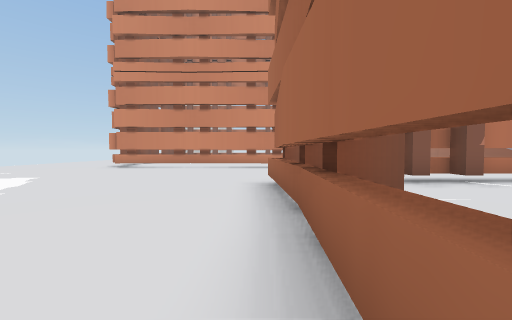
view 1 (above)

14 first-person views from a walk through a scene from a Unity 3-D project. The camera is 1.4 m above the floor, tilts 2° down and sees 90° across. The floor is counted in squares, 2 m on a side. Each view is taken from the middle of a square. On the plan, view 1 faces up. The plan holds only what a view shows up to about 9 squares ahead; the rest is blank. The place goes on beyond the plan. Some surface patterns are stand-ins.

view 2
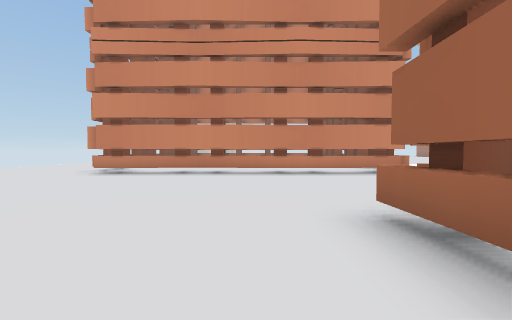

view 3
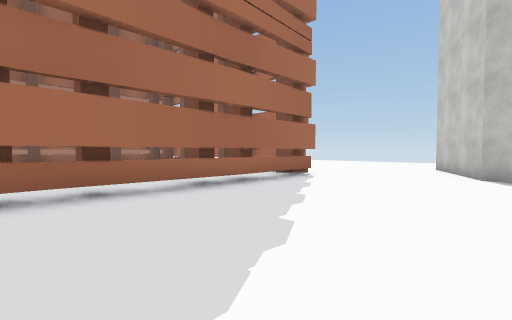

view 4
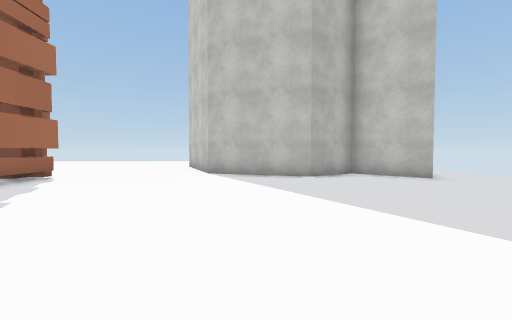

view 5
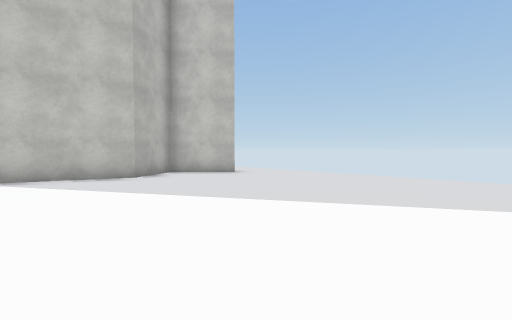

view 6
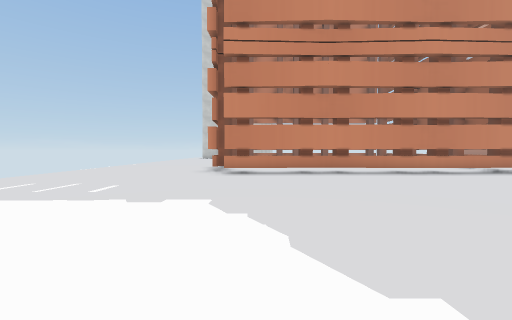

view 7
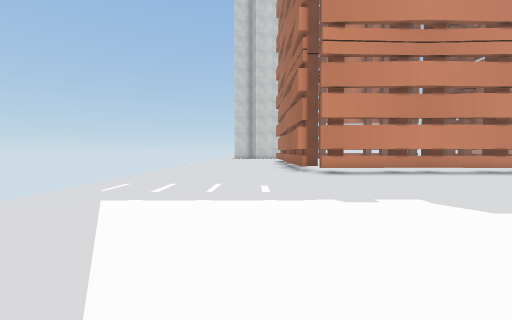

view 8
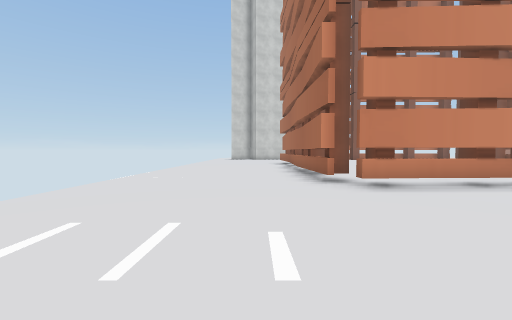

view 9
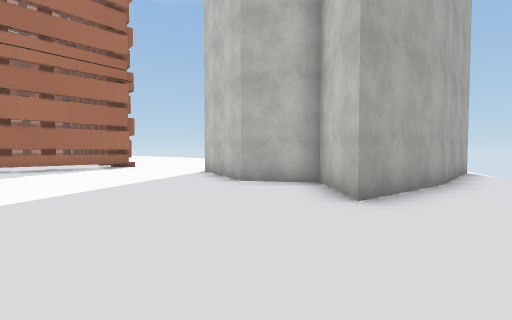

view 10
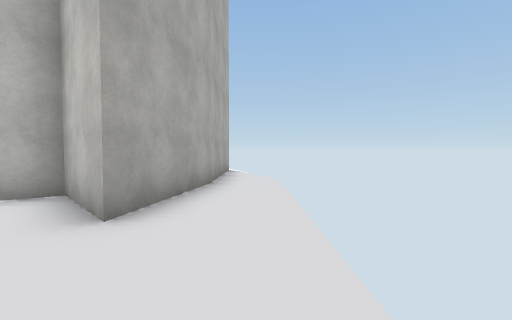

view 11
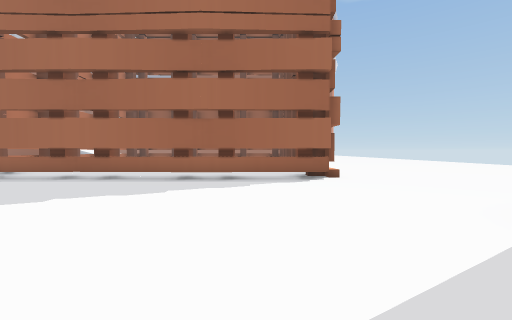

view 12
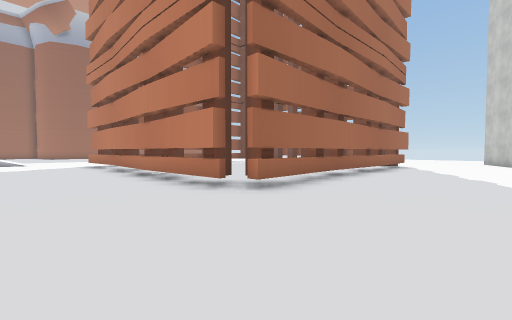

view 13
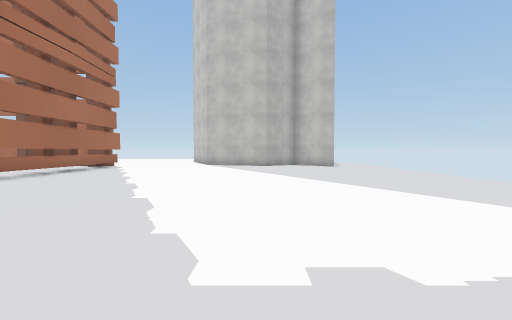

view 14
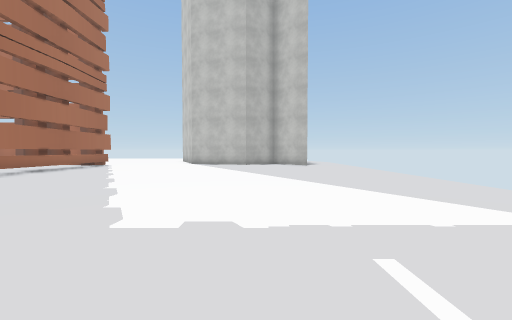

### Floor plan
Key: @ floor where view 1 was taken; # wall or solid block; . floor; = window, fence, low wall or low ledge; v drop or lower ground.
Columns run from 12 left of view 1 to 9 right of it. Each row starts with its distance up from view 1.
 12 v.....###########
 11 v.....##=##=##=#
 10 v..............
  9 v.....................
  8 v.....................
  7 v....................
  6  ............#===#=#
  5  ...........#####
  4 v...........=#
  3 v............#
  2 v...........##
  1 v...........=#
  0  ...........@#
 -1  ...........##
 -2 v...........=#
 -3 v............#
 -4 v..#..#......##
 -5 v..######.......
 -6 v.##    ##......
 -7 v.#      #......
 -8  .#      #. ....
 -9  v#          ...
-10   #           ..
-11   v

Positions as (right, up) in squares from view 1, and headings:
1: (0, 0), facing up
2: (-1, 3), facing up
3: (-4, 3), facing down-right
4: (-5, 3), facing down
5: (-4, 3), facing down-left
6: (-5, 3), facing up
7: (-8, 3), facing up
8: (-8, 6), facing up
9: (-11, 0), facing down-right
10: (-11, -1), facing down
11: (-6, -2), facing right
12: (-3, 9), facing down-right
13: (-6, 8), facing down
14: (-7, 9), facing down
